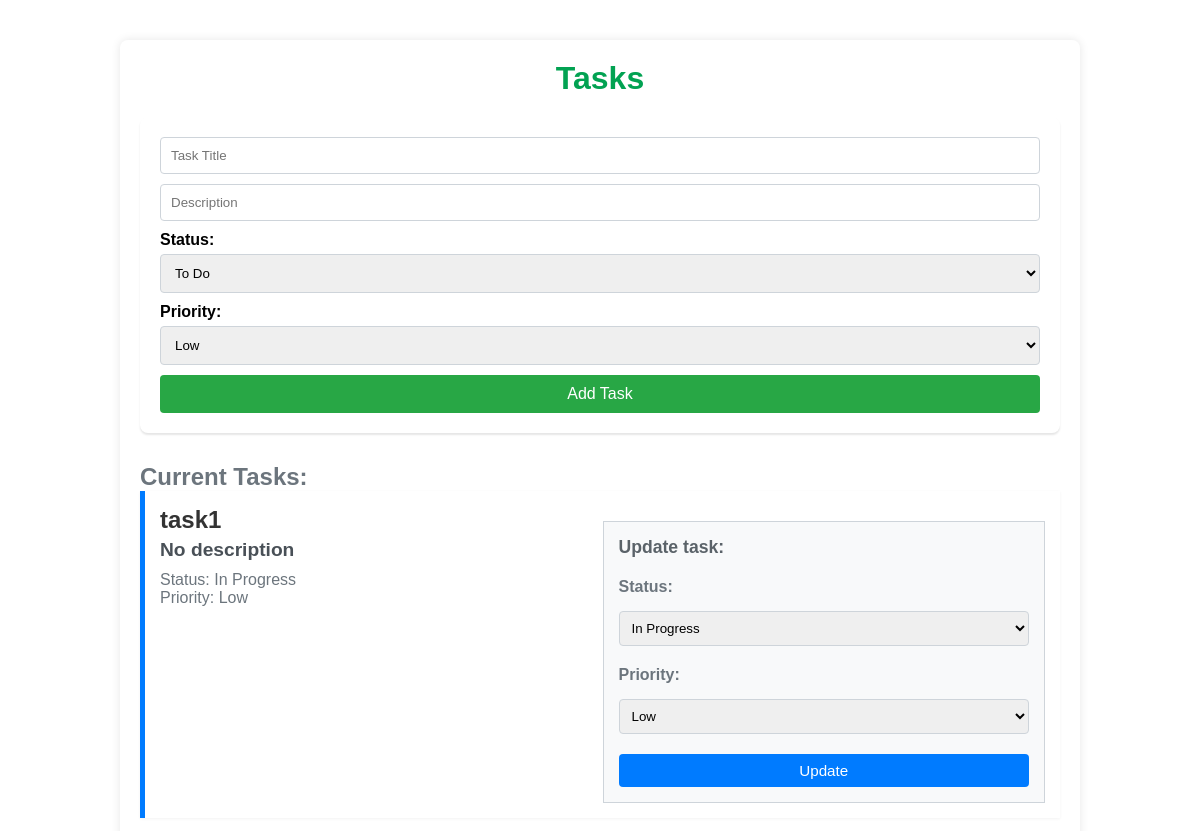
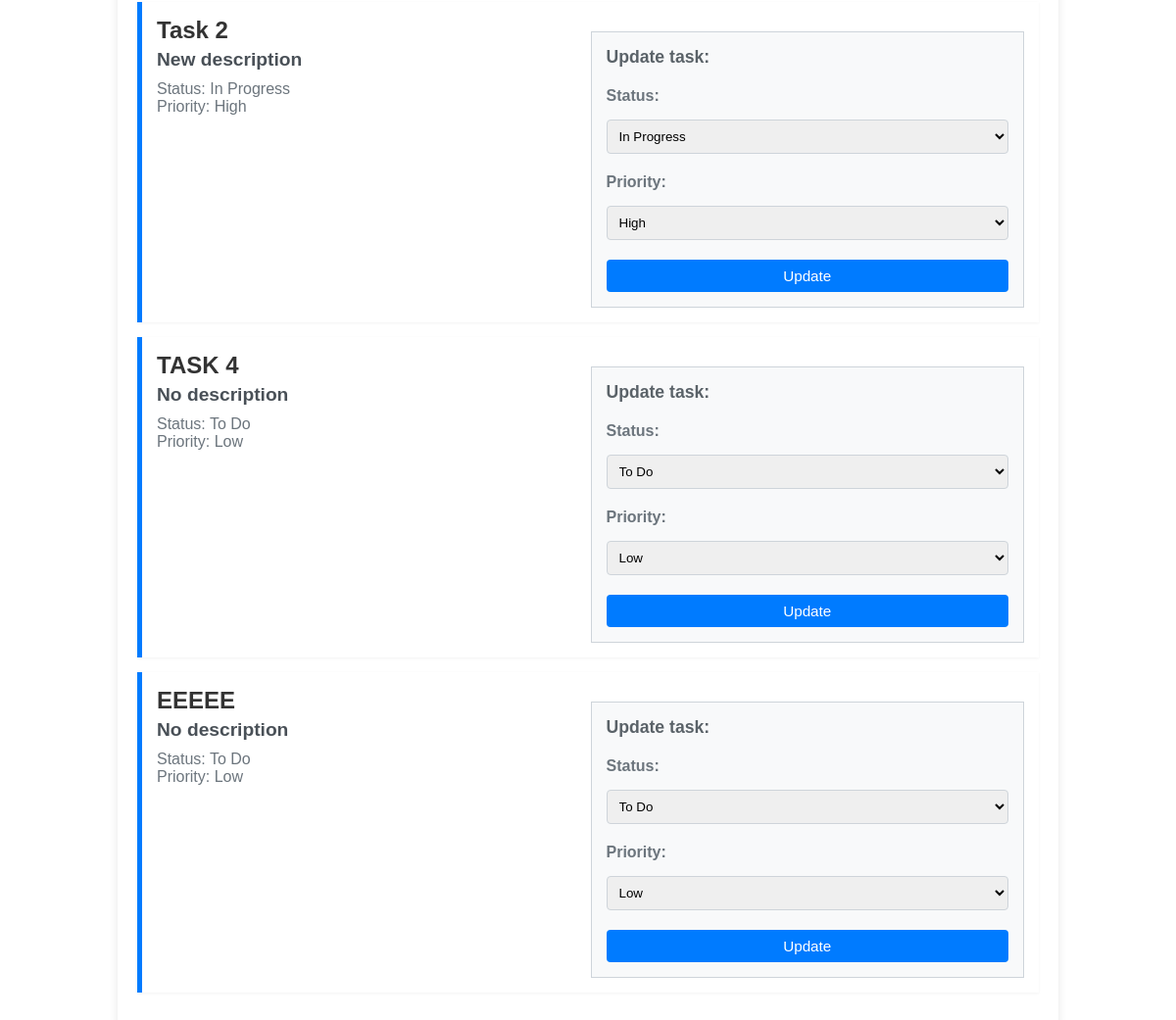
Before: / with the older database file (2 pictures, top to bottom).
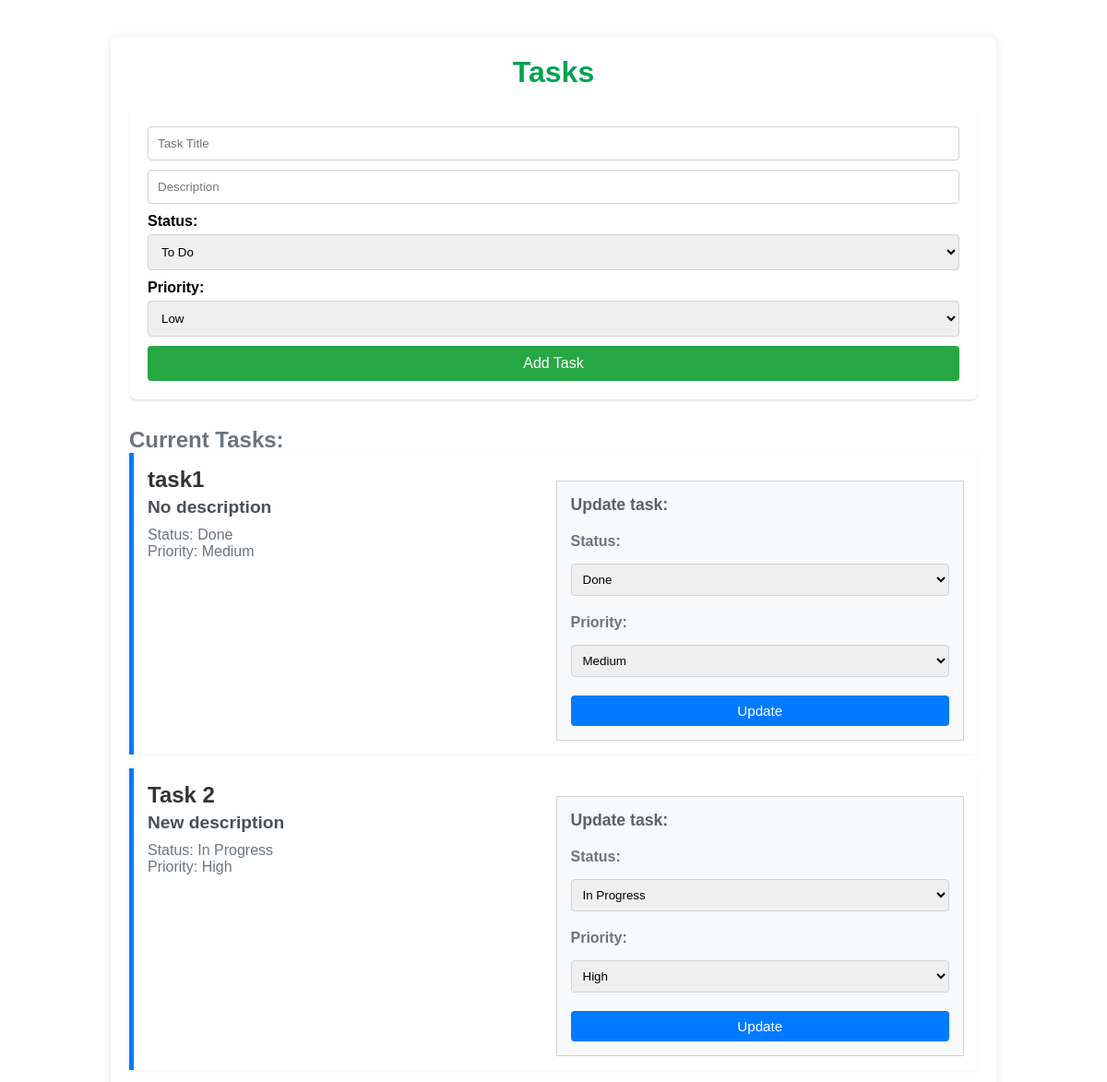
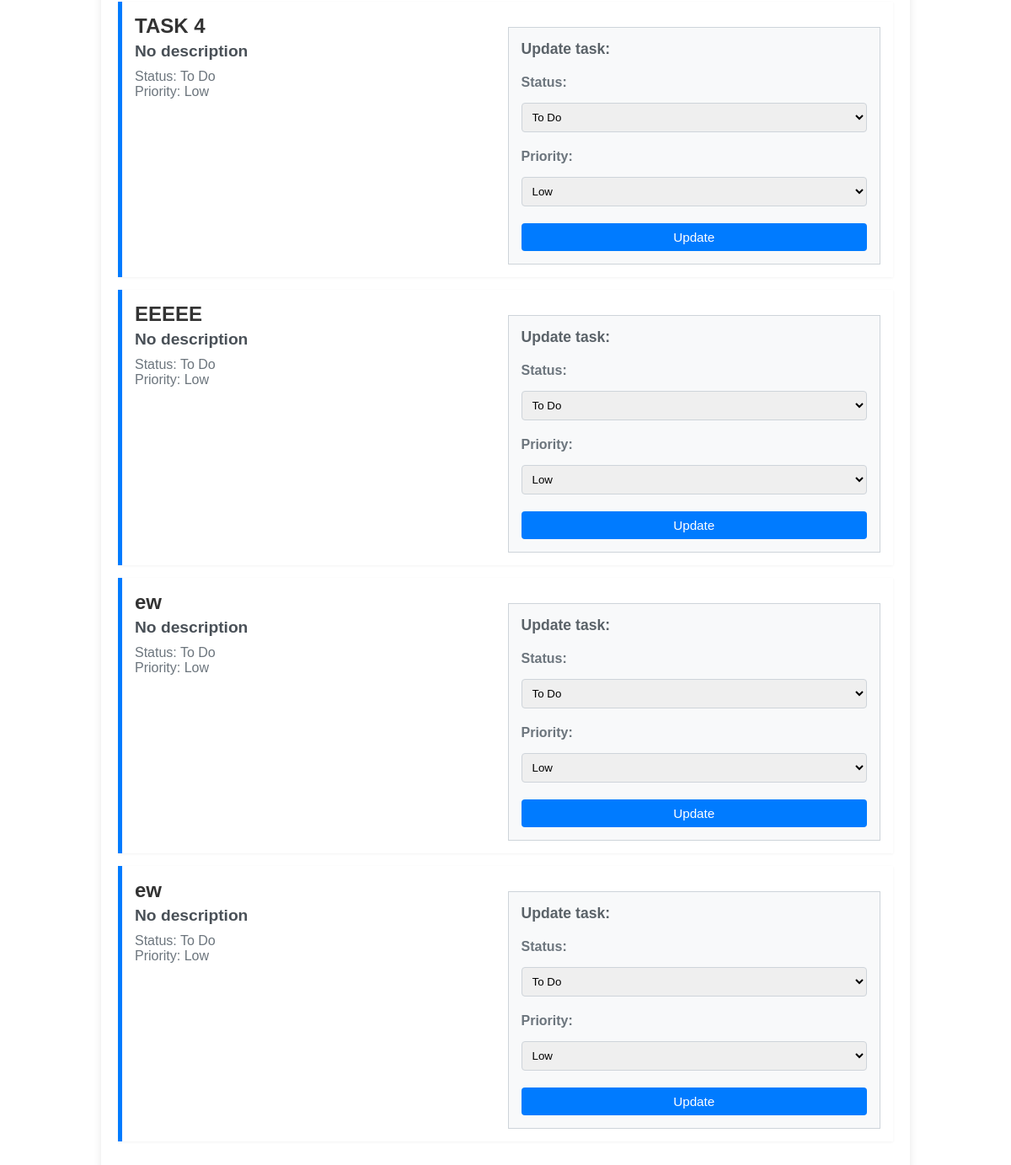
After: the same page with the newer database file (2 pictures, top to bottom).
### database.py (models this page shows)
class Task(Base):
    __tablename__ = "tasks"
    id = Column(Integer, primary_key=True, index=True)
    title = Column(String)
    description = Column(String, nullable=True)
    status = Column(Enum(TaskStatusDB), default=TaskStatusDB.TODO)
    priority = Column(Enum(TaskPriorityDB), default=TaskPriorityDB.LOW)

### main.py (the view)
@app.get("/", response_class=HTMLResponse)
async def read_tasks(request: Request, db: Session = Depends(get_db)):
    tasks = db.query(DBTask).all()
    return templates.TemplateResponse("index.html", {"request": request, "tasks": tasks, "TaskPriority": TaskPriority})

### templates/index.html (shortened to what this page needs)
<!DOCTYPE html>
<html lang="en" class="html-element">
  <head class="head-element">
    <link rel="stylesheet" href="{{ url_for('static', path='/styles.css') }}" class="link-element">
  </head>
  <body class="component-wrapper" >
    <h1 class="heading-primary">Tasks</h1>
    <form method="post" action="/tasks/" class="task-form">
      <input type="text" name="title" placeholder="Task Title" required class="input-text"/>
      <input type="text" name="description" placeholder="Description" class="input-text"/>
      <label for="status" class="form-label">Status:</label>
      <select name="status" id="status" class="form-select">
        <option value="To Do" class="form-option">To Do</option>
      </select>
      <label for="priority" class="form-label">Priority:</label>
      <select name="priority" id="priority" class="form-select">
        <option value="Low" class="form-option">Low</option>
      </select>
      <button type="submit" class="button-primary">Add Task</button>
    </form>
    <ul class="task-list">
      <h2 class="heading-secondary">Current Tasks:</h2>
      {% for task in tasks %}
      <li class="task-item">
        <div>
          <h1 class="task-title">{{ task.title }}</h1>
          <h2 class="task-description">{{ task.description or "No description" }}</h2>
          <p class="task-status">Status: {{ task.status.value }}</p>
          <p class="task-priority">Priority: {{ task.priority.value }}</p>
        </div>
        <form method="post" action="/tasks/{{ task.id }}/update/" class="update-form">
          <h3 class="heading-tertiary">Update task: </h3>
          <label for="status_update_{{ task.id }}" class="form-label">Status:</label>
          <select name="status" id="status_update_{{ task.id }}" class="form-select">
            <option value="To Do" {% if task.status.value == 'To Do' %}selected{% endif %} class="form-option">To Do</option>
            <option value="In Progress" {% if task.status.value == 'In Progress' %}selected{% endif %} class="form-option">In Progress</option>
            <option value="Done" {% if task.status.value == 'Done' %}selected{% endif %} class="form-option">Done</option>
          </select>
          <label for="priority_update_{{ task.id }}" class="form-label">Priority:</label>
          <select name="priority" id="priority_update_{{ task.id }}" class="form-select">
            <option value="Low" {% if task.priority.value == 'Low' %}selected{% endif %} class="form-option">Low</option>
            <option value="Medium" {% if task.priority.value == 'Medium' %}selected{% endif %} class="form-option">Medium</option>
            <option value="High" {% if task.priority.value == 'High' %}selected{% endif %} class="form-option">High</option>
          </select>
          <button type="submit" class="button-secondary">Update</button>
        </form>
      </li>
      {% endfor %}
    </ul>
  </body>
</html>

### static/styles.css (style rules this page uses)
:root { --primary-green: #02a252; --success-green: #28a745; --success-green-hover: #218838; --primary-blue: #007bff; --primary-blue-hover: #0056b3; --secondary-gray: #6c757d; --light-gray: #f8f9fa; --border-gray: #ced4da; --dark-gray: #333; --lighter-dark-gray: #495057; --medium-gray: #5a6268; --white: #fff; --box-shadow-light: 0 0 10px rgba(0, 0, 0, 0.1); --box-shadow-medium: 0 2px 2px rgba(0, 0, 0, 0.1); --box-shadow-task: 0 1px 3px rgba(0, 0, 0, 0.05); }
* { box-sizing: border-box; margin: 0; font-family: sans-serif; }
.component-wrapper { margin: 0 auto; margin-top: 40px; padding: 20px; border-radius: 8px; box-shadow: var(--box-shadow-light); width: 80%; }
.heading-primary { color: var(--primary-green); margin-bottom: 20px; text-align: center; }
.task-form { background-color: var(--white); padding: 20px; margin-bottom: 30px; border-radius: 8px; box-shadow: var(--box-shadow-medium); display: flex; flex-direction: column; align-items: stretch; }
.form-label { font-weight: bold; margin-bottom: 5px; }
.input-text, .form-select { padding: 10px; border: 1px solid var(--border-gray); border-radius: 4px; width: 100%; box-sizing: border-box; margin-bottom: 10px; }
.button-primary { background-color: var(--success-green); color: var(--white); padding: 10px 15px; border: none; border-radius: 4px; cursor: pointer; font-size: 1em; width: 100%; }
.task-list { color: var(--secondary-gray); margin-top: 30px; margin-left: 0; padding-left: 0; padding-bottom: 5px; }
.update-form { width: 50%; display: flex; justify-content: center; }
.task-item { list-style-type: none; background-color: var(--white); padding: 15px; margin-bottom: 15px; box-shadow: var(--box-shadow-task); border-left: 5px solid var(--primary-blue); display: flex; justify-content: space-between; }
.task-item .task-title { font-size: 1.5em; margin-top: 0; margin-bottom: 5px; color: var(--dark-gray); }
.task-item .task-description { font-size: 1.2em; color: var(--lighter-dark-gray); margin-top: 0; margin-bottom: 10px; }
.task-item .update-form { margin-top: 15px; padding: 15px; border: 1px solid var(--border-gray); background-color: var(--light-gray); display: flex; flex-direction: column; gap: 10px; }
.task-item .update-form .heading-tertiary { font-size: 1.1em; margin-top: 0; margin-bottom: 10px; color: var(--medium-gray); }
.task-item .update-form .form-label { font-weight: bold; margin-bottom: 5px; }
.task-item .update-form .form-select { padding: 8px; border: 1px solid var(--border-gray); border-radius: 4px; width: 100%; box-sizing: border-box; margin-bottom: 10px; }
.task-item .update-form .button-secondary { background-color: var(--primary-blue); color: var(--white); padding: 8px 12px; border: none; border-radius: 4px; cursor: pointer; font-size: 0.95em; width: 100%; }

Changed rows visible on the page:
changed Task "task1": status.value "In Progress" → "Done"; priority.value "Low" → "Medium"; status "In Progress" → "Done"; priority "Low" → "Medium"
added Task: title "ew", description "No description", status.value "To Do", priority.value "Low", status "To Do", priority "Low"
added Task: title "ew", description "No description", status.value "To Do", priority.value "Low", status "To Do", priority "Low"
